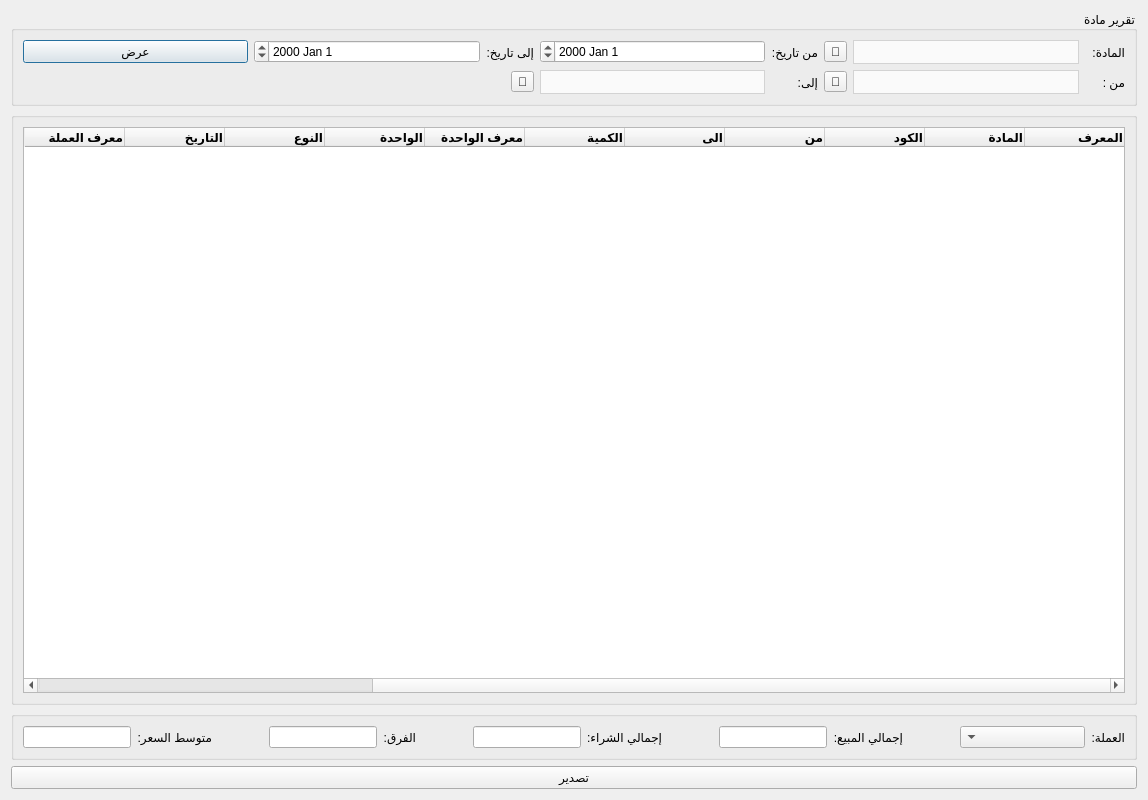
<?xml version="1.0" encoding="UTF-8"?>
<ui version="4.0">
 <class>MaterialMoveReport</class>
 <widget class="QDialog" name="MaterialMoveReport">
  <property name="windowModality">
   <enum>Qt::WindowModal</enum>
  </property>
  <property name="geometry">
   <rect>
    <x>0</x>
    <y>0</y>
    <width>1148</width>
    <height>800</height>
   </rect>
  </property>
  <property name="windowTitle">
   <string>تقرير حركة مادة</string>
  </property>
  <property name="windowIcon">
   <iconset>
    <normaloff>graphics/icon.xpm</normaloff>graphics/icon.xpm</iconset>
  </property>
  <property name="modal">
   <bool>true</bool>
  </property>
  <layout class="QGridLayout" name="gridLayout_2">
   <item row="0" column="0">
    <widget class="QGroupBox" name="groupBox">
     <property name="maximumSize">
      <size>
       <width>16777215</width>
       <height>100</height>
      </size>
     </property>
     <property name="layoutDirection">
      <enum>Qt::RightToLeft</enum>
     </property>
     <property name="title">
      <string>تقرير مادة</string>
     </property>
     <layout class="QGridLayout" name="gridLayout">
      <item row="1" column="0">
       <widget class="QLabel" name="label_9">
        <property name="maximumSize">
         <size>
          <width>40</width>
          <height>16777215</height>
         </size>
        </property>
        <property name="text">
         <string>من :</string>
        </property>
       </widget>
      </item>
      <item row="0" column="4">
       <widget class="QDateEdit" name="from_date_input"/>
      </item>
      <item row="0" column="5">
       <widget class="QLabel" name="label_3">
        <property name="maximumSize">
         <size>
          <width>50</width>
          <height>16777215</height>
         </size>
        </property>
        <property name="text">
         <string>إلى تاريخ:</string>
        </property>
       </widget>
      </item>
      <item row="1" column="3">
       <widget class="QLabel" name="label_14">
        <property name="maximumSize">
         <size>
          <width>40</width>
          <height>16777215</height>
         </size>
        </property>
        <property name="text">
         <string>إلى:</string>
        </property>
       </widget>
      </item>
      <item row="0" column="0">
       <widget class="QLabel" name="label">
        <property name="maximumSize">
         <size>
          <width>40</width>
          <height>16777215</height>
         </size>
        </property>
        <property name="text">
         <string>المادة:</string>
        </property>
       </widget>
      </item>
      <item row="1" column="2">
       <widget class="QToolButton" name="select_from_warehouse_btn">
        <property name="text">
         <string>🔎</string>
        </property>
       </widget>
      </item>
      <item row="0" column="3">
       <widget class="QLabel" name="label_2">
        <property name="maximumSize">
         <size>
          <width>50</width>
          <height>16777215</height>
         </size>
        </property>
        <property name="text">
         <string>من تاريخ:</string>
        </property>
       </widget>
      </item>
      <item row="0" column="7">
       <widget class="QDateEdit" name="to_date_input"/>
      </item>
      <item row="1" column="1">
       <widget class="QComboBox" name="from_warehouse_combobox">
        <property name="enabled">
         <bool>true</bool>
        </property>
        <property name="styleSheet">
         <string notr="true">QComboBox {
        background-color: #fafafa;
        border: 1px solid lightgrey;		
		height: 22px;
		color: black;
    }
    QComboBox::drop-down {
        border: none;
    }</string>
        </property>
       </widget>
      </item>
      <item row="0" column="8">
       <widget class="QPushButton" name="calc_btn">
        <property name="text">
         <string>عرض</string>
        </property>
       </widget>
      </item>
      <item row="0" column="1">
       <widget class="QComboBox" name="materials_combobox">
        <property name="styleSheet">
         <string notr="true">QComboBox {
        background-color: #fafafa;
        border: 1px solid lightgrey;		
		height: 22px;
		color: black;
    }
    QComboBox::drop-down {
        border: none;
    }</string>
        </property>
       </widget>
      </item>
      <item row="0" column="2">
       <widget class="QToolButton" name="select_material_btn">
        <property name="text">
         <string>🔎</string>
        </property>
       </widget>
      </item>
      <item row="1" column="4">
       <widget class="QComboBox" name="to_warehouse_combobox">
        <property name="enabled">
         <bool>true</bool>
        </property>
        <property name="styleSheet">
         <string notr="true">QComboBox {
        background-color: #fafafa;
        border: 1px solid lightgrey;		
		height: 22px;
		color: black;
    }
    QComboBox::drop-down {
        border: none;
    }</string>
        </property>
       </widget>
      </item>
      <item row="1" column="5">
       <widget class="QToolButton" name="select_to_warehouse_btn">
        <property name="text">
         <string>🔎</string>
        </property>
       </widget>
      </item>
     </layout>
    </widget>
   </item>
   <item row="1" column="0">
    <widget class="QGroupBox" name="groupBox_3">
     <property name="maximumSize">
      <size>
       <width>16777215</width>
       <height>1000</height>
      </size>
     </property>
     <property name="layoutDirection">
      <enum>Qt::RightToLeft</enum>
     </property>
     <property name="title">
      <string/>
     </property>
     <layout class="QGridLayout" name="gridLayout_3">
      <item row="0" column="0">
       <widget class="QTableWidget" name="material_moves_table">
        <attribute name="horizontalHeaderStretchLastSection">
         <bool>true</bool>
        </attribute>
        <column>
         <property name="text">
          <string>المعرف</string>
         </property>
         <property name="font">
          <font>
           <weight>75</weight>
           <bold>true</bold>
          </font>
         </property>
         <property name="textAlignment">
          <set>AlignTrailing|AlignVCenter</set>
         </property>
        </column>
        <column>
         <property name="text">
          <string>المادة</string>
         </property>
         <property name="font">
          <font>
           <weight>75</weight>
           <bold>true</bold>
          </font>
         </property>
         <property name="textAlignment">
          <set>AlignTrailing|AlignVCenter</set>
         </property>
        </column>
        <column>
         <property name="text">
          <string>الكود</string>
         </property>
         <property name="font">
          <font>
           <weight>75</weight>
           <bold>true</bold>
          </font>
         </property>
         <property name="textAlignment">
          <set>AlignTrailing|AlignVCenter</set>
         </property>
        </column>
        <column>
         <property name="text">
          <string>من</string>
         </property>
         <property name="font">
          <font>
           <weight>75</weight>
           <bold>true</bold>
          </font>
         </property>
         <property name="textAlignment">
          <set>AlignTrailing|AlignVCenter</set>
         </property>
        </column>
        <column>
         <property name="text">
          <string>الى</string>
         </property>
         <property name="font">
          <font>
           <weight>75</weight>
           <bold>true</bold>
          </font>
         </property>
         <property name="textAlignment">
          <set>AlignTrailing|AlignVCenter</set>
         </property>
        </column>
        <column>
         <property name="text">
          <string>الكمية</string>
         </property>
         <property name="font">
          <font>
           <weight>75</weight>
           <bold>true</bold>
          </font>
         </property>
         <property name="textAlignment">
          <set>AlignTrailing|AlignVCenter</set>
         </property>
        </column>
        <column>
         <property name="text">
          <string>معرف الواحدة</string>
         </property>
         <property name="font">
          <font>
           <weight>75</weight>
           <bold>true</bold>
          </font>
         </property>
         <property name="textAlignment">
          <set>AlignTrailing|AlignVCenter</set>
         </property>
        </column>
        <column>
         <property name="text">
          <string>الواحدة</string>
         </property>
         <property name="font">
          <font>
           <weight>75</weight>
           <bold>true</bold>
          </font>
         </property>
         <property name="textAlignment">
          <set>AlignTrailing|AlignVCenter</set>
         </property>
        </column>
        <column>
         <property name="text">
          <string>النوع</string>
         </property>
         <property name="font">
          <font>
           <weight>75</weight>
           <bold>true</bold>
          </font>
         </property>
         <property name="textAlignment">
          <set>AlignTrailing|AlignVCenter</set>
         </property>
        </column>
        <column>
         <property name="text">
          <string>التاريخ</string>
         </property>
         <property name="font">
          <font>
           <weight>75</weight>
           <bold>true</bold>
          </font>
         </property>
         <property name="textAlignment">
          <set>AlignTrailing|AlignVCenter</set>
         </property>
        </column>
        <column>
         <property name="text">
          <string>معرف العملة</string>
         </property>
         <property name="font">
          <font>
           <weight>75</weight>
           <bold>true</bold>
          </font>
         </property>
         <property name="textAlignment">
          <set>AlignTrailing|AlignVCenter</set>
         </property>
        </column>
        <column>
         <property name="text">
          <string>العملة</string>
         </property>
         <property name="font">
          <font>
           <weight>75</weight>
           <bold>true</bold>
          </font>
         </property>
         <property name="textAlignment">
          <set>AlignTrailing|AlignVCenter</set>
         </property>
        </column>
        <column>
         <property name="text">
          <string>السعر الإفرادي</string>
         </property>
         <property name="font">
          <font>
           <weight>75</weight>
           <bold>true</bold>
          </font>
         </property>
         <property name="textAlignment">
          <set>AlignTrailing|AlignVCenter</set>
         </property>
        </column>
        <column>
         <property name="text">
          <string>السعر الإجمالي</string>
         </property>
         <property name="font">
          <font>
           <weight>75</weight>
           <bold>true</bold>
          </font>
         </property>
         <property name="textAlignment">
          <set>AlignTrailing|AlignVCenter</set>
         </property>
        </column>
        <column>
         <property name="text">
          <string>السبب</string>
         </property>
         <property name="font">
          <font>
           <weight>75</weight>
           <bold>true</bold>
          </font>
         </property>
         <property name="textAlignment">
          <set>AlignTrailing|AlignVCenter</set>
         </property>
        </column>
        <column>
         <property name="text">
          <string>معرف السبب</string>
         </property>
         <property name="font">
          <font>
           <weight>75</weight>
           <bold>true</bold>
          </font>
         </property>
         <property name="textAlignment">
          <set>AlignTrailing|AlignVCenter</set>
         </property>
        </column>
       </widget>
      </item>
     </layout>
    </widget>
   </item>
   <item row="2" column="0">
    <widget class="QGroupBox" name="groupBox_2">
     <property name="maximumSize">
      <size>
       <width>16777215</width>
       <height>60</height>
      </size>
     </property>
     <property name="layoutDirection">
      <enum>Qt::RightToLeft</enum>
     </property>
     <property name="title">
      <string/>
     </property>
     <layout class="QGridLayout" name="gridLayout_4">
      <item row="0" column="8">
       <widget class="QLineEdit" name="total_buy_input">
        <property name="enabled">
         <bool>true</bool>
        </property>
        <property name="alignment">
         <set>Qt::AlignCenter</set>
        </property>
        <property name="readOnly">
         <bool>true</bool>
        </property>
       </widget>
      </item>
      <item row="0" column="6">
       <spacer name="horizontalSpacer_2">
        <property name="orientation">
         <enum>Qt::Horizontal</enum>
        </property>
        <property name="sizeHint" stdset="0">
         <size>
          <width>40</width>
          <height>20</height>
         </size>
        </property>
       </spacer>
      </item>
      <item row="0" column="7">
       <widget class="QLabel" name="label_5">
        <property name="text">
         <string>إجمالي الشراء:</string>
        </property>
       </widget>
      </item>
      <item row="0" column="14">
       <spacer name="horizontalSpacer_4">
        <property name="orientation">
         <enum>Qt::Horizontal</enum>
        </property>
        <property name="sizeHint" stdset="0">
         <size>
          <width>40</width>
          <height>20</height>
         </size>
        </property>
       </spacer>
      </item>
      <item row="0" column="3">
       <widget class="QLabel" name="label_4">
        <property name="text">
         <string>إجمالي المبيع:</string>
        </property>
       </widget>
      </item>
      <item row="0" column="9">
       <spacer name="horizontalSpacer_3">
        <property name="orientation">
         <enum>Qt::Horizontal</enum>
        </property>
        <property name="sizeHint" stdset="0">
         <size>
          <width>40</width>
          <height>20</height>
         </size>
        </property>
       </spacer>
      </item>
      <item row="0" column="11">
       <widget class="QLabel" name="label_7">
        <property name="text">
         <string>الفرق:</string>
        </property>
       </widget>
      </item>
      <item row="0" column="12">
       <widget class="QLineEdit" name="difference_input">
        <property name="enabled">
         <bool>true</bool>
        </property>
        <property name="alignment">
         <set>Qt::AlignCenter</set>
        </property>
        <property name="readOnly">
         <bool>true</bool>
        </property>
       </widget>
      </item>
      <item row="0" column="0">
       <widget class="QLabel" name="label_8">
        <property name="text">
         <string>العملة:</string>
        </property>
       </widget>
      </item>
      <item row="0" column="5">
       <widget class="QLineEdit" name="total_sell_input">
        <property name="enabled">
         <bool>true</bool>
        </property>
        <property name="alignment">
         <set>Qt::AlignCenter</set>
        </property>
        <property name="readOnly">
         <bool>true</bool>
        </property>
       </widget>
      </item>
      <item row="0" column="16">
       <widget class="QLineEdit" name="avg_price"/>
      </item>
      <item row="0" column="1">
       <widget class="QComboBox" name="currency_combobox">
        <property name="minimumSize">
         <size>
          <width>125</width>
          <height>0</height>
         </size>
        </property>
       </widget>
      </item>
      <item row="0" column="2">
       <spacer name="horizontalSpacer">
        <property name="orientation">
         <enum>Qt::Horizontal</enum>
        </property>
        <property name="sizeHint" stdset="0">
         <size>
          <width>40</width>
          <height>20</height>
         </size>
        </property>
       </spacer>
      </item>
      <item row="0" column="15">
       <widget class="QLabel" name="label_6">
        <property name="text">
         <string>متوسط السعر:</string>
        </property>
       </widget>
      </item>
     </layout>
    </widget>
   </item>
   <item row="3" column="0">
    <widget class="QPushButton" name="export_btn">
     <property name="text">
      <string>تصدير</string>
     </property>
    </widget>
   </item>
  </layout>
 </widget>
 <resources/>
 <connections/>
</ui>
